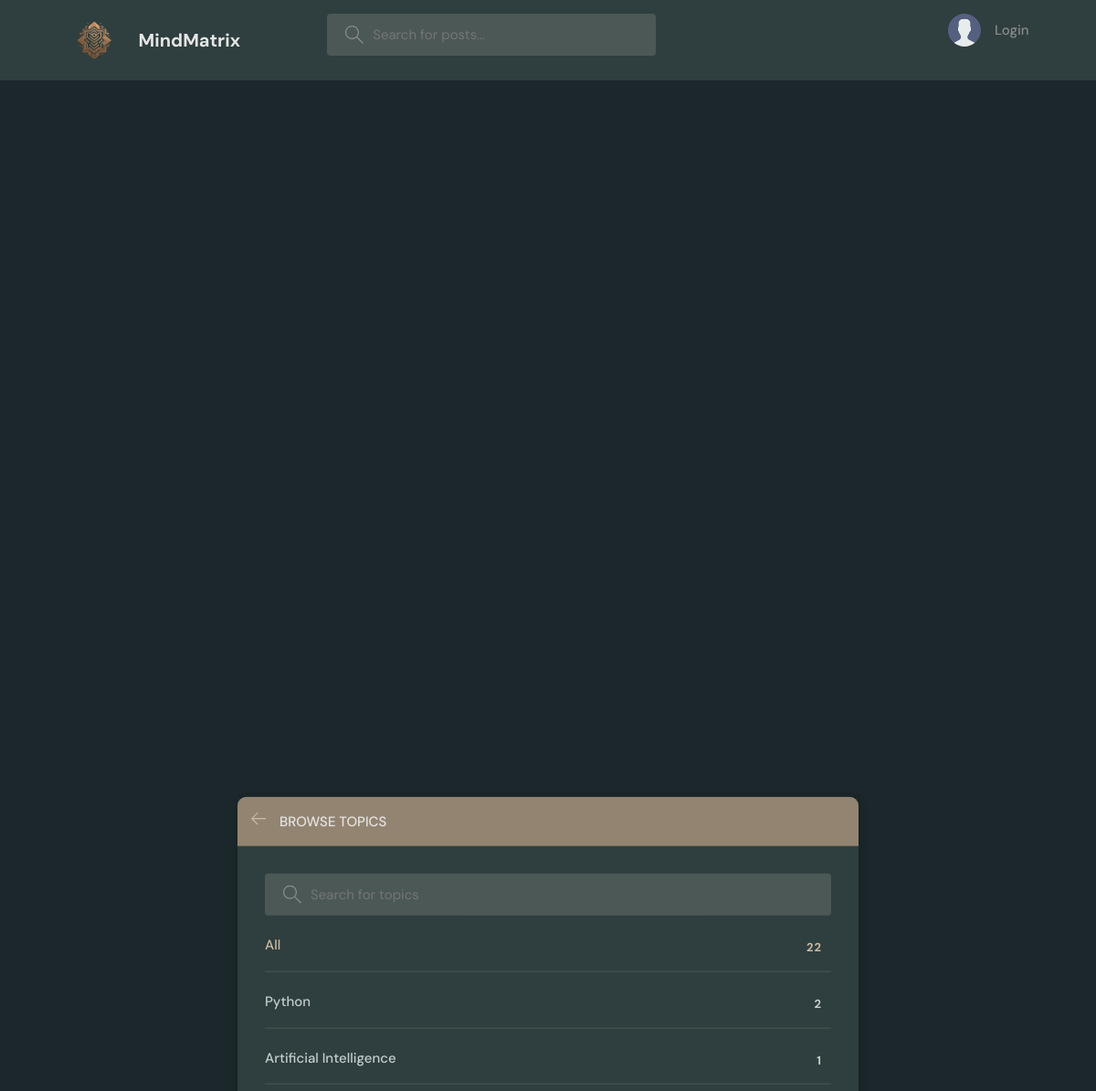
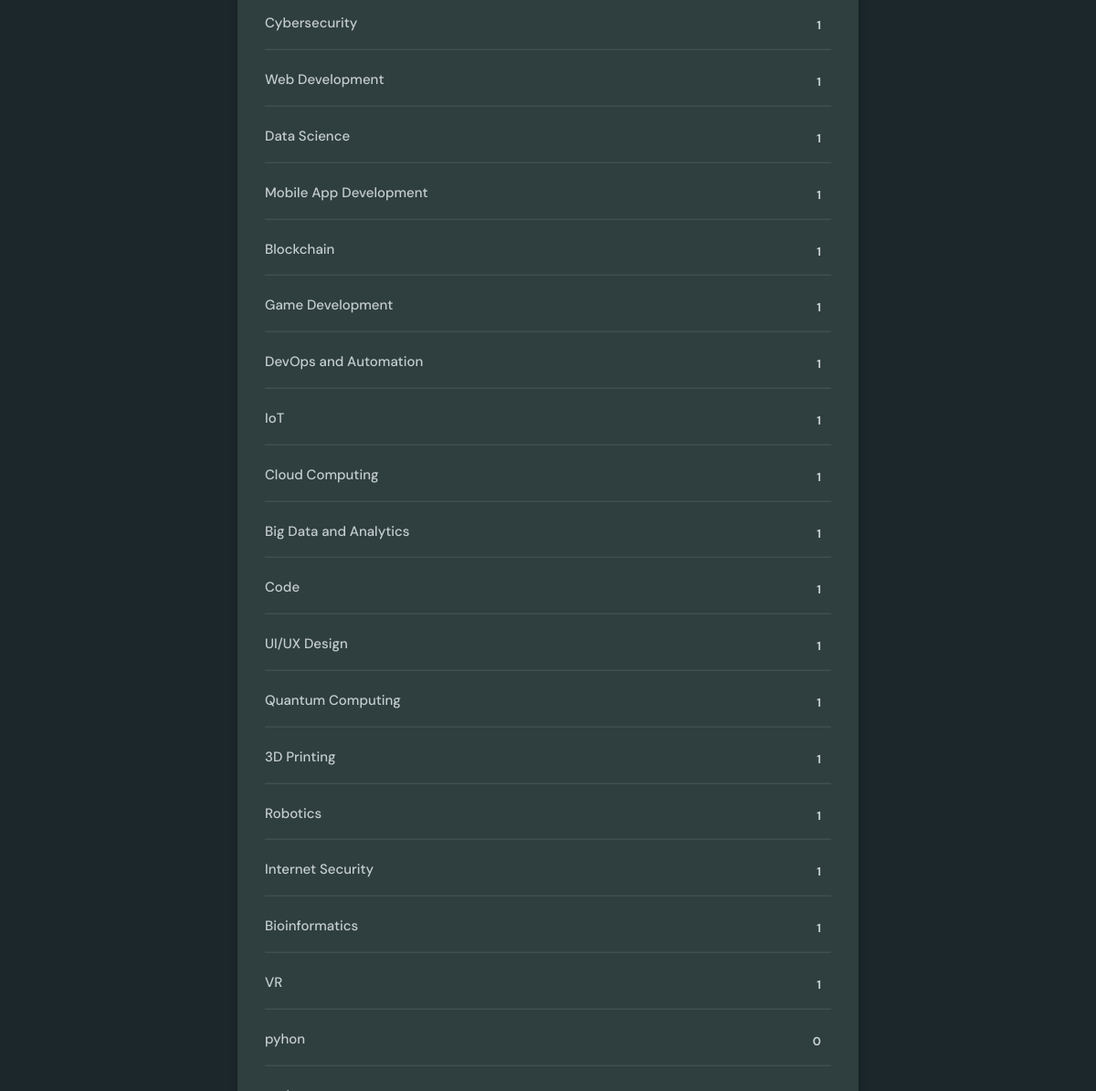
Page /topics/ on the committed database (2 pictures, top to bottom).
### base/models.py (models this page shows, shortened)
class Topic(models.Model):
    name=models.CharField(max_length=200)

### base/views.py (the view)
# urls.py: path('topics/',views.topicsPage,name="topics"),
def topicsPage(request):
    q=request.GET.get('q') if request.GET.get('q') != None else ''
    topics=Topic.objects.filter(name__icontains=q)
    return render(request,'base/topics.html',{'topics':topics})

### base/templates/base/topics.html (shortened to what this page needs)
{% extends 'main.html' %}
{% block content %}
<main class="create-room layout">
  <div class="container">
    <div class="layout__box" style="margin-top: 40rem;">
      <div class="layout__boxHeader">
        <div class="layout__boxTitle">
          <a href="{% url 'home' %}">
            <svg version="1.1" xmlns="http://www.w3.org/2000/svg" width="32" height="32" viewBox="0 0 32 32">
              <title>arrow-left</title>
              <path
                d="M13.723 2.286l-13.723 13.714 13.719 13.714 1.616-1.611-10.96-10.96h27.625v-2.286h-27.625l10.965-10.965-1.616-1.607z"
              ></path>
            </svg>
          </a>
          <h3>Browse Topics</h3>
        </div>
      </div>
      <div class="topics-page layout__body">
        <form action=" " method="GET" class="header__search">
          <label>
            <input name="q" placeholder="Search for topics" />
          </label>
        </form>
        <ul class="topics__list">
          <li>
            <a href="{% url 'topics' %}" class="active">All <span>{{ topics.all.count }}</span></a>
          </li>
          {% for topic in topics %}
          <li>
            <a href="{% url 'home' %}?q={{topic.name}}">{{topic.name}} <span>{{topic.room_set.all.count}}</span></a>
          </li>
          {% endfor %}
        </ul>
      </div>
    </div>
  </div>
</main>
{% endblock content %}

### static/styles/style.css (style rules this page uses)
:root { --color-main: #CCBAA4; --color-main-light: #e1f6fb; --color-dark: #2F3E3E; --color-dark-medium: #4B5856; --color-dark-light: #938471; --color-light: #e5e5e5; --color-gray: #8b8b8b; --color-light-gray: #c5cece; --color-bg: #1B272B; --color-success: #5dd693; --color-error: #fc4b0b; }
* { font-family: "DM Sans", -apple-system, BlinkMacSystemFont, "Segoe UI", Roboto, Oxygen, Ubuntu, Cantarell, "Open Sans", "Helvetica Neue", sans-serif; margin: 0; padding: 0; box-sizing: border-box; text-rendering: optimizeLegibility; font-size: inherit; scroll-behavior: smooth; }
html { font-size: 56.25%; }
@media only screen and (min-width: 1200px) { html { font-size: 62.5%; } }
body { line-height: 1.6; font-weight: 400; font-size: 1.5rem; color: var(--color-light-gray); background-color: var(--color-bg); min-height: 100vh; }
a { display: inline-block; color: var(--color-main); text-decoration: none; }
.container { max-width: 120rem; width: 90%; margin: auto; }
.header__search > label { background-color: var(--color-dark-medium); padding: 1.3rem 1rem; display: flex; align-items: center; gap: 1rem; border-radius: 4px; }
.header__search svg { fill: var(--color-gray); width: 2rem; height: 2rem; margin-left: 1rem; }
.header__search input { width: 30rem; background: transparent; border: none; outline: none; color: var(--color-light); }
.layout { margin-top: 2.4rem; }
.layout > .container { display: flex; justify-content: space-between; align-items: flex-start; }
.layout__box { width: 90%; max-width: 48rem; min-height: 40rem; position: absolute; top: 50%; left: 50%; transform: translate(-50%, -46%); background-color: var(--color-dark); border-radius: 1rem; box-shadow: 1px 1px 6px 3px rgba(0, 0, 0, 0.1); overflow: hidden; }
.layout__boxHeader { display: flex; padding: 1.5rem; background-color: var(--color-dark-light); }
.layout__boxTitle { display: flex; gap: 1.5rem; align-items: center; }
.layout__boxTitle h3 { text-transform: uppercase; font-weight: 500; color: var(--color-light); }
.layout__boxTitle svg { width: 1.6rem; height: 1.6rem; fill: var(--color-main); }
.layout__body { margin: 3rem; }
.topics__list { list-style: none; }
.topics__list li a { display: flex; justify-content: space-between; margin-bottom: 3rem; font-weight: 500; color: var(--color-light-gray); transition: all 0.3s ease-in-out; }
.topics__list li a.active, .topics__list li a:hover { color: var(--color-main); }
.topics__list li a span { padding: 0.5rem 1rem; background-color: var(--color-dark); border-radius: 3px; font-size: 1.3rem; font-weight: 700; letter-spacing: 1px; }
.topics-page .topics__list li:not(:last-child) a { margin: 2rem 0; padding-bottom: 1rem; text-decoration: none; border-bottom: 1px solid var(--color-dark-medium); }
.topics-page .header__search { display: block; }
.create-room.layout .layout__box { max-width: 68rem; }

### rows in the picture
Topic: name "Python", room_set.all.count "2"
Topic: name "Artificial Intelligence", room_set.all.count "1"
Topic: name "Cybersecurity", room_set.all.count "1"
Topic: name "Web Development", room_set.all.count "1"
Topic: name "Data Science", room_set.all.count "1"
Topic: name "Mobile App Development", room_set.all.count "1"
Topic: name "Blockchain", room_set.all.count "1"
Topic: name "Game Development", room_set.all.count "1"
Topic: name "DevOps and Automation", room_set.all.count "1"
Topic: name "IoT", room_set.all.count "1"
Topic: name "Cloud Computing", room_set.all.count "1"
Topic: name "Big Data and Analytics", room_set.all.count "1"
Topic: name "Code", room_set.all.count "1"
Topic: name "UI/UX Design", room_set.all.count "1"
Topic: name "Quantum Computing", room_set.all.count "1"
Topic: name "3D Printing", room_set.all.count "1"
Topic: name "Robotics", room_set.all.count "1"
Topic: name "Internet Security", room_set.all.count "1"
Topic: name "Bioinformatics", room_set.all.count "1"
Topic: name "VR", room_set.all.count "1"
Topic: name "pyhon", room_set.all.count "0"

### other values in the picture
{{ topics.all.count }} "22"
